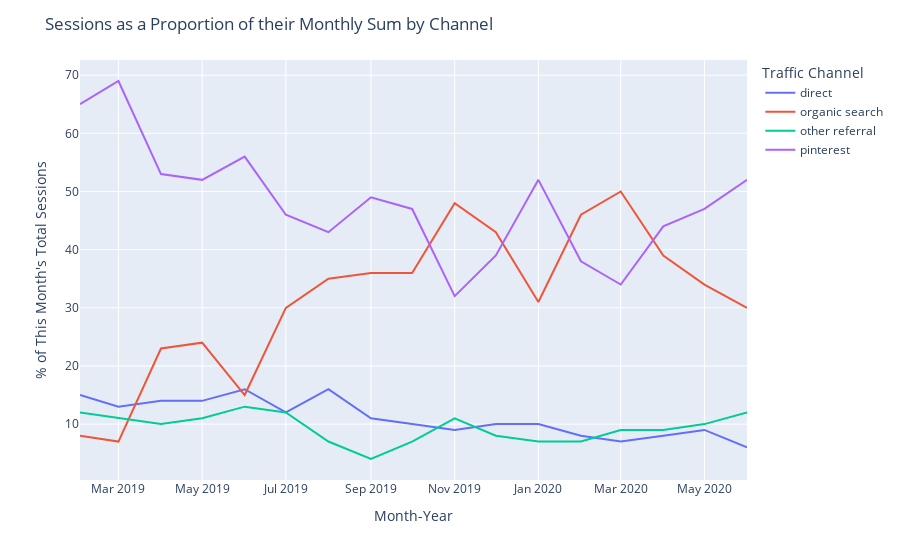

Source (notebook cell):
### Code cell
fig = px.line(t_prop, y='pct_sessions', color='Traffic Channel')
fig.update_layout(
    title="Sessions as a Proportion of their Monthly Sum by Channel",
    xaxis_title="Month-Year",
    yaxis_title="% of This Month's Total Sessions")
py.offline.iplot(fig)

### Figure 1 — Plotly figure (JSON) as saved in the notebook; plotly's stock layout.template omitted (floating-point values rounded to 4 significant figures)
{"data": [{"hovertemplate": "Traffic Channel=direct<br>index=%{x}<br>pct_sessions=%{y}<extra></extra>", "legendgroup": "direct", "line": {"color": "#636efa", "dash": "solid"}, "mode": "lines", "name": "direct", "orientation": "v", "showlegend": true, "type": "scatter", "x": ["2019-02-01T00:00:00", "2019-03-01T00:00:00", "2019-04-01T00:00:00", "2019-05-01T00:00:00", "2019-06-01T00:00:00", "2019-07-01T00:00:00", "2019-08-01T00:00:00", "2019-09-01T00:00:00", "2019-10-01T00:00:00", "2019-11-01T00:00:00", "2019-12-01T00:00:00", "2020-01-01T00:00:00", "2020-02-01T00:00:00", "2020-03-01T00:00:00", "2020-04-01T00:00:00", "2020-05-01T00:00:00", "2020-06-01T00:00:00"], "xaxis": "x", "y": [15, 13, 14.0, 14.0, 16, 12, 16, 11, 10, 9, 10, 10, 8, 7.0, 8, 9, 6], "yaxis": "y"}, {"hovertemplate": "Traffic Channel=organic search<br>index=%{x}<br>pct_sessions=%{y}<extra></extra>", "legendgroup": "organic search", "line": {"color": "#EF553B", "dash": "solid"}, "mode": "lines", "name": "organic search", "orientation": "v", "showlegend": true, "type": "scatter", "x": ["2019-02-01T00:00:00", "2019-03-01T00:00:00", "2019-04-01T00:00:00", "2019-05-01T00:00:00", "2019-06-01T00:00:00", "2019-07-01T00:00:00", "2019-08-01T00:00:00", "2019-09-01T00:00:00", "2019-10-01T00:00:00", "2019-11-01T00:00:00", "2019-12-01T00:00:00", "2020-01-01T00:00:00", "2020-02-01T00:00:00", "2020-03-01T00:00:00", "2020-04-01T00:00:00", "2020-05-01T00:00:00", "2020-06-01T00:00:00"], "xaxis": "x", "y": [8, 7.0, 23, 24, 15, 30, 35, 36, 36, 48, 43, 31, 46, 50, 39, 34, 30], "yaxis": "y"}, {"hovertemplate": "Traffic Channel=other referral<br>index=%{x}<br>pct_sessions=%{y}<extra></extra>", "legendgroup": "other referral", "line": {"color": "#00cc96", "dash": "solid"}, "mode": "lines", "name": "other referral", "orientation": "v", "showlegend": true, "type": "scatter", "x": ["2019-02-01T00:00:00", "2019-03-01T00:00:00", "2019-04-01T00:00:00", "2019-05-01T00:00:00", "2019-06-01T00:00:00", "2019-07-01T00:00:00", "2019-08-01T00:00:00", "2019-09-01T00:00:00", "2019-10-01T00:00:00", "2019-11-01T00:00:00", "2019-12-01T00:00:00", "2020-01-01T00:00:00", "2020-02-01T00:00:00", "2020-03-01T00:00:00", "2020-04-01T00:00:00", "2020-05-01T00:00:00", "2020-06-01T00:00:00"], "xaxis": "x", "y": [12, 11, 10, 11, 13, 12, 7.0, 4, 7.0, 11, 8, 7.0, 7.0, 9, 9, 10, 12], "yaxis": "y"}, {"hovertemplate": "Traffic Channel=pinterest<br>index=%{x}<br>pct_sessions=%{y}<extra></extra>", "legendgroup": "pinterest", "line": {"color": "#ab63fa", "dash": "solid"}, "mode": "lines", "name": "pinterest", "orientation": "v", "showlegend": true, "type": "scatter", "x": ["2019-02-01T00:00:00", "2019-03-01T00:00:00", "2019-04-01T00:00:00", "2019-05-01T00:00:00", "2019-06-01T00:00:00", "2019-07-01T00:00:00", "2019-08-01T00:00:00", "2019-09-01T00:00:00", "2019-10-01T00:00:00", "2019-11-01T00:00:00", "2019-12-01T00:00:00", "2020-01-01T00:00:00", "2020-02-01T00:00:00", "2020-03-01T00:00:00", "2020-04-01T00:00:00", "2020-05-01T00:00:00", "2020-06-01T00:00:00"], "xaxis": "x", "y": [65, 69, 53, 52, 56.0, 46, 43, 49, 47, 32, 39, 52, 38, 34, 44, 47, 52], "yaxis": "y"}], "layout": {"legend": {"title": {"text": "Traffic Channel"}, "tracegroupgap": 0}, "margin": {"t": 60}, "title": {"text": "Sessions as a Proportion of their Monthly Sum by Channel"}, "xaxis": {"anchor": "y", "domain": [0, 1], "title": {"text": "Month-Year"}}, "yaxis": {"anchor": "x", "domain": [0, 1], "title": {"text": "% of This Month's Total Sessions"}}}}
